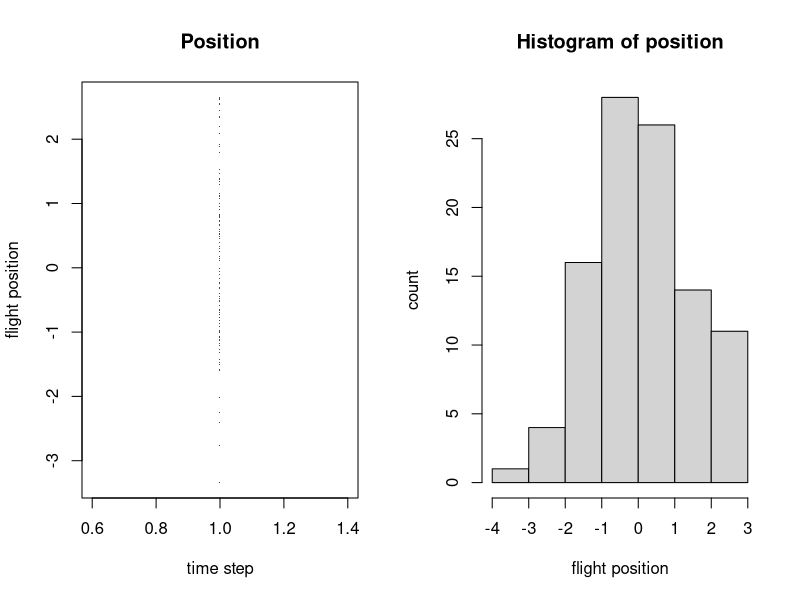
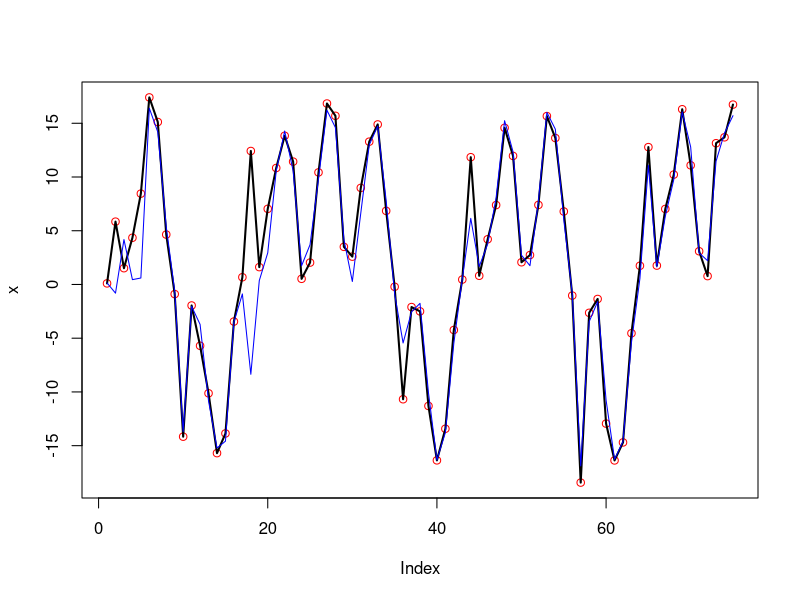

Write R code to recreate these figures, in order.
# Particle Filtering
#
# Adapted from: 
# http://studentdavestutorials.weebly.com/particle-filter-with-matlab-code.html
#
# Quail: Non-linear flight model (with imprecise measurements)
# 1-D model, discrete time steps

# Clear the environment
rm(list=ls())

# Initialise the variables
x.initial <- 0.1       # initial state of the quail
sigma_squared.N <- 1   # noise covariance (state update)
sigma_squared.R <- 1   # noise covariance (measurement)
t <- 75                # duration (number of iterations of the chase)
N <- 100               # number of particles the system generates
V <- 2                 # variance of the initial estimate (of each particle)

# The functions used by the quail are:
# x = 0.5*x + 25*x/(1 + x^2) + 8*cos(1.2*(t-1)) + PROCESS NOISE
#   where PROCESS NOISE ~ N(0, sqrt(x.N))
# z = x^2/20 + MEASUREMENT NOISE
#   where MEASUREMENT NOISE ~ N(0, sqrt(x.R))

update.position <- function(x, t) {
  n <- rnorm(1, 0, sqrt(sigma_squared.N))  # process noise
  return(0.5*x + 25*x/(1 + x^2) + 8*cos(1.2*(t-1)) + n)
}

measurement <- function(x) {
  n <- rnorm(1, 0, sqrt(sigma_squared.R))  # measurement noise
  return(x^2 / 20 + n)
}

obs.prob <- function(z.obs, z) {
  constant <- 1/sqrt(2 * pi * sigma_squared.R)
  k <- (z - z.obs)^2 / (2 * sigma_squared.R)
  return(constant * exp(-k))
}

# Create a vector to hold the position (state) of the quail and then set
# the initial position
x <- c(rep(0,t))
x[1] <- x.initial

# Create a vector to hold the observations of the quail
z <- c(rep(0,t))
z[1] <- measurement(x[1])

# Create a matrix to hold the positions of each of the particles
x.P <- array(0, c(N,t))

# Create a matrix to hold the observations of the particles
z.P <- array(0, c(N,t))

# Initialise the particles. The prior particle distribution is modelled as
# a Gaussian around the true initial value
x.P[,1] <- rnorm(N, x[1], sqrt(V))
for (i in 1:N) {
  z.P[i,1] <- measurement(x.P[i,1])
}

# Show the distribution of particles around the initial value
par(mfrow=c(1,2))
plot(rep(1,N), x.P[,1], main="Position", pch=".", col="red", 
     xlab="time step", ylab="flight position")
hist(x.P[,1], xlab="flight position", ylab="count", main="Histogram of position")

# Create a matrix to hold the probability of each particle
P.w <- array(0, c(N,t))

# Create a vector to hold the estimated position of the quail
x.est <- c(rep(0,t))
x.est[1] <- mean(x.P[,1])

for (t in 2:t) {
  
  # From the previous time step, update the flight position and the observed
  # position (ground truth) of the quail
  x[t] = update.position(x[t-1], t)
  z[t] = measurement(x[t])
  
  # Particle filter
  for (i in 1:N) {
    # Given the prior set of particles run each of the particles through the
    # state update model to make a new set of transitioned particles
    x.P[i,t] <- update.position(x.P[i,t-1], t)
    
    # Update the observation (without any noise)
    z.P[i,t] <- x.P[i,t]^2/20

    # Generate the weights for the particles. The weights are based upon the 
    # probability of the given observation for a particle GIVEN the actual
    # observation
    P.w[i,t] <- obs.prob(z[t], z.P[i,t])
  } 
  
  # Normalise the probability distribution to sum to 1
  column.total <- sum(P.w[,t])
  P.w[,t] <- P.w[,t] / column.total
  
  # Resampling -- randomly sample from the new distribution to get new estimates
  copy <- x.P[,t]
  for (i in 1:N) {
    index <- which(rmultinom(1, 1, P.w[,t])[,1] == 1)
    x.P[i,t] <- copy[index]
  }
    
  #cum.sum.P <- cumsum(P.w[,t])
  #copy <- x.P[,t]
  #for (i in 1:N) {
  #  r <- runif(1, 0, 1)  # draw one sample from a uniform distribution on [0,1]
  #  index <- tail(which(r <= cum.sum.P), 1)
  #  stopifnot(index > 0, index <= N)  # check the index is within bounds
  #  x.P[i,t] <- copy[index]
  #}
  
  
  
  # Get the final estimate
  x.est[t] <- mean(x.P[,t])
  
}

# Plot the flight of the quail
par(mfrow=c(1,1))
plot(x, col="red")
lines(x, xlab="Time index", ylab="Position", lwd=2)
lines(x.est, col="blue")